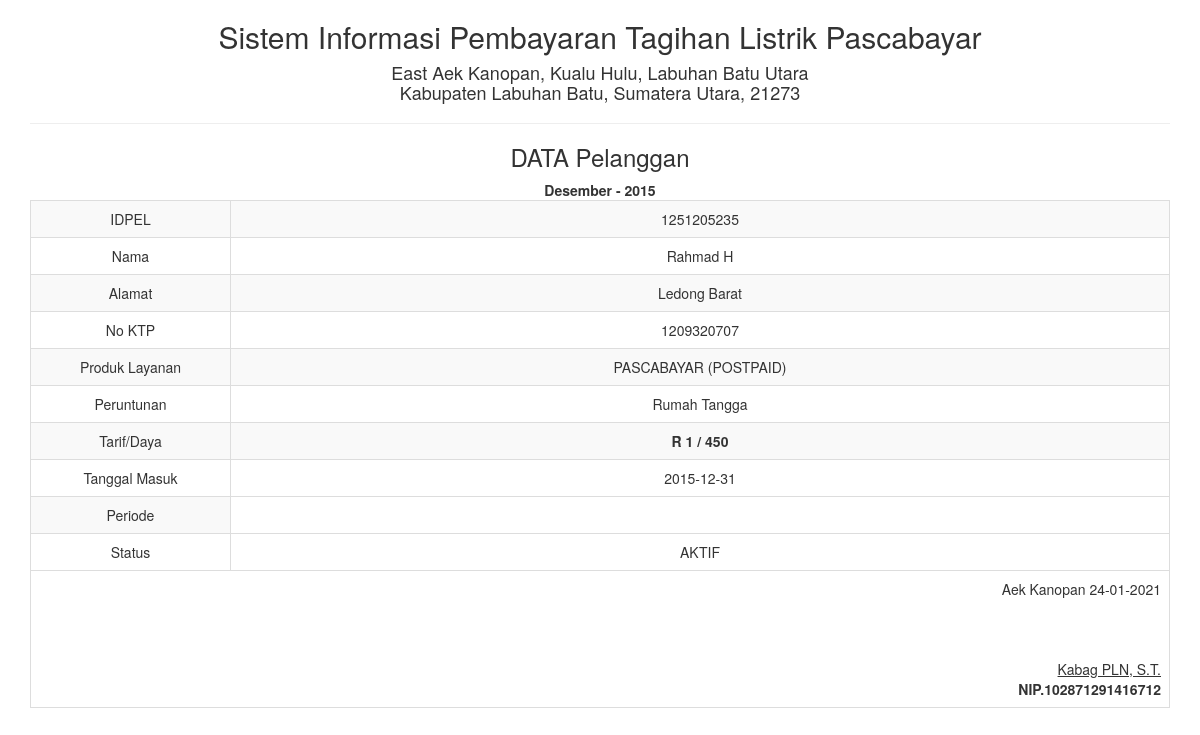
Screenshot of /report/pelanggan_satu.php?id=1 with the database file from the repository.
### tables this page shows
CREATE TABLE `tb_pelanggan` (
  `id` int(5) NOT NULL,
  `id_pelanggan` int(15) NOT NULL,
  `nama` varchar(50) NOT NULL,
  `alamat` varchar(50) NOT NULL,
  `no_ktp` int(20) NOT NULL,
  `produk_layanan` varchar(30) NOT NULL,
  `peruntunan` varchar(20) NOT NULL,
  `tarif` varchar(5) NOT NULL,
  `daya` int(5) NOT NULL,
  `tgl_masuk` date NOT NULL,
  `bulan_pemakaian` varchar(20) NOT NULL,
  `tahun` int(5) NOT NULL,
  `status` varchar(10) NOT NULL
);

### report/pelanggan_satu.php (the view, shortened to what this page needs)
<!DOCTYPE html>
<html>
    <head>
        <link href="../Assets/css/bootstrap.min.css" rel="stylesheet" type="text/css"/>
    </head>
    <body onload="print()">
        <?php
        include '../config/koneksi.php';
        $sql = "SELECT * FROM tb_pelanggan WHERE id='" . $_GET ['id'] . "'";
        $query = mysqli_query($koneksi, $sql) or die("SQL Detail error");
        $data = mysqli_fetch_array($query);
        ?>
        <div class="container">
            <div class='row'>
                <div class="col-sm-12">
                    <div class="text-center">
                        <h2>Sistem Informasi Pembayaran Tagihan Listrik Pascabayar </h2>
                        <h4>East Aek Kanopan, Kualu Hulu, Labuhan Batu Utara <br> Kabupaten Labuhan Batu, Sumatera Utara, 21273</h4>
                        <hr>
                        <h3>DATA Pelanggan</h3>
                        <table class="table table-bordered table-striped table-hover">
                            <tbody>
								<tr>
                                    <td>IDPEL</td> <td><?= $data['id_pelanggan'] ?></td>
                                </tr>
                                <tr>
                                    <td width="200">Nama</td> <td><?= $data['nama'] ?></td>
                                </tr>
                                <tr>
                                    <td>Alamat</td> <td><?= $data['alamat'] ?></td>
                                </tr>
                                <tr>
                                    <td>No KTP</td> <td><?= $data['no_ktp'] ?></td>
                                </tr>
                                <tr>
                                    <td>Produk Layanan</td> <td><?= $data['produk_layanan'] ?></td>
                                </tr>
                                <tr>
                                    <td>Peruntunan</td> <td><?= $data['peruntunan'] ?></td>
                                </tr>
                                <tr>
                                    <td>Tarif/Daya</td> <td><strong><?= $data['tarif'] ?> / <?= $data['daya'] ?></strong></td>
                                </tr>
                                <tr>
                                    <td>Tanggal Masuk</td> <td><?= $data['tgl_masuk'] ?></td>
                                </tr>
                                <tr>
                                    <td>Periode</td><strong><?= $data['bulan_pemakaian'] ?> - <?= $data['tahun'] ?></strong> </td>
                                </tr>
								<tr>
                                    <td>Status</td> <td><?= $data['status'] ?></td>
                                </tr>
                            </tbody>
                            <tfoot>
                                <tr>
                                    <td colspan="2" class="text-right">
                                        Aek Kanopan  <?= date("d-m-Y") ?>
                                        <br><br><br><br>
                                        <u>Kabag PLN, S.T.<strong></u><br>
                                        NIP.102871291416712
									</td>
								</tr>
							</tfoot>
                        </table>
                    </div>
                </div>
            </div>
    </body>
</html>

### rows the page displays
tb_pelanggan: id_pelanggan "1251205235", nama "Rahmad H", alamat "Ledong Barat", no_ktp "1209320707", produk_layanan "PASCABAYAR (POSTPAID)", peruntunan "Rumah Tangga", tarif "R 1", daya "450", tgl_masuk "2015-12-31", bulan_pemakaian "Desember", tahun "2015", status "AKTIF"
